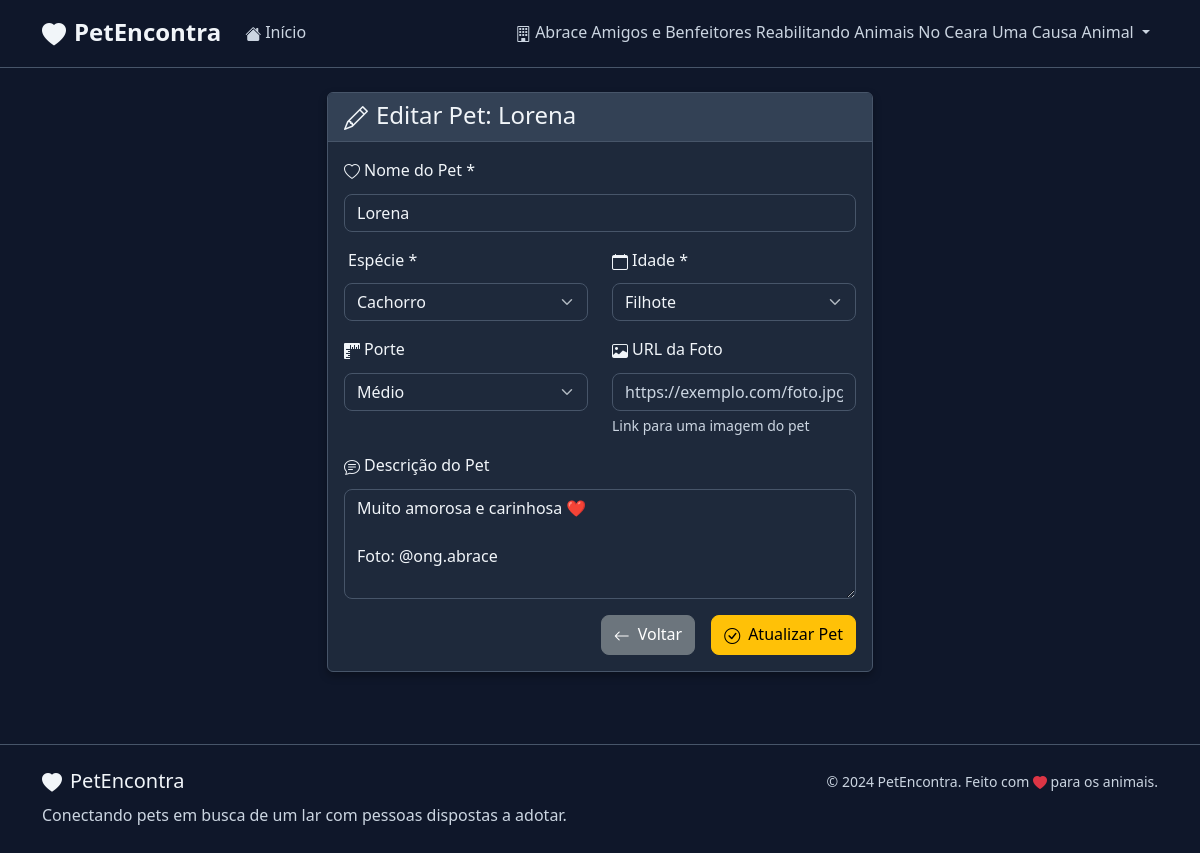
Page /ong/editar-pet/7 (signed in) on the committed database.
### models.py (models this page shows, shortened)
class Ong(UserMixin, db.Model):
    id = db.Column(db.Integer, primary_key=True)
    tipo_pessoa = db.Column(db.String(2), nullable=False, default='PJ')  # 'PF' ou 'PJ'
    nome = db.Column(db.String(100), nullable=False)
    cnpj = db.Column(db.String(18), unique=True, nullable=True)  # Pode ser CPF ou CNPJ
    cpf = db.Column(db.String(14), unique=True, nullable=True)  # Para pessoa física
    email = db.Column(db.String(120), unique=True, nullable=False)
    senha_hash = db.Column(db.String(128), nullable=False)
    endereco = db.Column(db.String(200))
    cidade = db.Column(db.String(100))
    cep = db.Column(db.String(8))
    telefone = db.Column(db.String(15))
    latitude = db.Column(db.Float)
    longitude = db.Column(db.Float)
    data_cadastro = db.Column(db.DateTime, default=datetime.utcnow)
    pets = db.relationship('Pet', backref='ong', lazy=True, cascade='all, delete-orphan')

class Pet(db.Model):
    ESPECIES = ['Cachorro', 'Gato']
    IDADES = ['Filhote', 'Adulto']
    PORTES = ['Pequeno', 'Médio', 'Grande']
    id = db.Column(db.Integer, primary_key=True)
    nome = db.Column(db.String(100), nullable=False)
    especie = db.Column(db.String(20), nullable=False)
    idade = db.Column(db.String(20), nullable=False)
    porte = db.Column(db.String(20))
    descricao = db.Column(db.Text)
    foto_url = db.Column(db.String(200))
    data_cadastro = db.Column(db.DateTime, default=datetime.utcnow)
    adotado = db.Column(db.Boolean, default=False)
    ong_id = db.Column(db.Integer, db.ForeignKey('ong.id'), nullable=False)
    @staticmethod
    def get_especies():
        return Pet.ESPECIES
    @staticmethod
    def get_idades():
        return Pet.IDADES
    @staticmethod
    def get_portes():
        return Pet.PORTES

### app.py (the view, shortened to what this page needs)
@app.route('/ong/editar-pet/<int:pet_id>', methods=['GET', 'POST'])
@login_required
def editar_pet(pet_id):
    pet = Pet.query.get_or_404(pet_id)
    if pet.ong_id != current_user.id:
        flash('Você não tem permissão para editar este pet!', 'error')
        return redirect(url_for('ong_painel'))
    return render_template('editar_pet.html',
                         pet=pet,
                         especies=Pet.get_especies(),
                         idades=Pet.get_idades(),
                         portes=Pet.get_portes())

### app.py (called while the page is built)
@login_manager.user_loader
def load_user(user_id):
    return Ong.query.get(int(user_id))

### templates/editar_pet.html (shortened to what this page needs)
{% extends "base.html" %}
{% block content %}
<div class="container" style="background-color: var(--bg-primary);">
    <div class="row justify-content-center">
        <div class="col-md-8 col-lg-6">
            <div class="card shadow">
                <div class="card-header">
                    <h4 class="mb-0">
                        <i class="bi bi-pencil me-2"></i>Editar Pet: {{ pet.nome }}
                    </h4>
                </div>
                <div class="card-body">
                    <form method="POST">
                        <div class="row">
                            <div class="col-12 mb-3">
                                <label for="nome" class="form-label">
                                    <i class="bi bi-heart me-1"></i>Nome do Pet *
                                </label>
                                <input type="text" class="form-control" id="nome" name="nome"
                                       value="{{ pet.nome }}" required>
                            </div>
                            <div class="col-md-6 mb-3">
                                <label for="especie" class="form-label">
                                    <i class="bi bi-{{ 'dog' if pet.especie == 'Cachorro' else 'cat' }} me-1"></i>Espécie *
                                </label>
                                <select class="form-select" id="especie" name="especie" required>
                                    {% for especie in especies %}
                                        <option value="{{ especie }}" {% if pet.especie == especie %}selected{% endif %}>
                                            {{ especie }}
                                        </option>
                                    {% endfor %}
                                </select>
                            </div>
                            <div class="col-md-6 mb-3">
                                <label for="idade" class="form-label">
                                    <i class="bi bi-calendar me-1"></i>Idade *
                                </label>
                                <select class="form-select" id="idade" name="idade" required>
                                    {% for idade in idades %}
                                        <option value="{{ idade }}" {% if pet.idade == idade %}selected{% endif %}>
                                            {{ idade }}
                                        </option>
                                    {% endfor %}
                                </select>
                            </div>
                            <div class="col-md-6 mb-3">
                                <label for="porte" class="form-label">
                                    <i class="bi bi-rulers me-1"></i>Porte
                                </label>
                                <select class="form-select" id="porte" name="porte">
                                    {% for porte in portes %}
                                        <option value="{{ porte }}" {% if pet.porte == porte %}selected{% endif %}>
                                            {{ porte }}
                                        </option>
                                    {% endfor %}
                                </select>
                            </div>
                            <div class="col-md-6 mb-3">
                                <label for="foto_url" class="form-label">
                                    <i class="bi bi-image me-1"></i>URL da Foto
                                </label>
                                <input type="url" class="form-control" id="foto_url" name="foto_url"
                                       value="{{ pet.foto_url or '' }}"
                                       placeholder="https://exemplo.com/foto.jpg">
                                <div class="form-text">Link para uma imagem do pet</div>
                            </div>
                            <div class="col-12 mb-3">
                                <label for="descricao" class="form-label">
                                    <i class="bi bi-chat-text me-1"></i>Descrição do Pet
                                </label>
                                <textarea class="form-control" id="descricao" name="descricao" rows="4"
                                          placeholder="Conte um pouco sobre o pet: personalidade, comportamento, cuidados especiais...">{{ pet.descricao or '' }}</textarea>
                            </div>
                        </div>
                        <div class="d-grid gap-2 d-md-flex justify-content-md-end">
                            <a href="{{ url_for('ong_painel') }}" class="btn btn-secondary me-md-2">
                                <i class="bi bi-arrow-left me-2"></i>Voltar
                            </a>
                            <button type="submit" class="btn btn-warning">
                                <i class="bi bi-check-circle me-2"></i>Atualizar Pet
                            </button>
                        </div>
                    </form>
                </div>
            </div>
        </div>
    </div>
</div>
{% endblock %}

### templates/base.html (shortened to what this page needs)
<!DOCTYPE html>
<html lang="pt-BR">
<head>
    <link href="https://cdn.jsdelivr.net/npm/bootstrap@5.3.0/dist/css/bootstrap.min.css" rel="stylesheet">
    <link href="https://cdn.jsdelivr.net/npm/bootstrap-dark-5@1.1.3/dist/css/bootstrap-dark.min.css" rel="stylesheet">
    <link rel="stylesheet" href="https://cdn.jsdelivr.net/npm/bootstrap-icons@1.10.0/font/bootstrap-icons.css">
    <link rel="stylesheet" href="{{ url_for('static', filename='css/style.css') }}">
</head>
<body data-bs-theme="dark">
    <nav class="navbar navbar-expand-lg navbar-dark">
        <div class="container">
            <a class="navbar-brand" href="{{ url_for('index') }}">
                <i class="bi bi-heart-fill me-2"></i>PetEncontra
            </a>
            <div class="collapse navbar-collapse" id="navbarNav">
                <ul class="navbar-nav me-auto">
                    <li class="nav-item">
                        <a class="nav-link" href="{{ url_for('index') }}">
                            <i class="bi bi-house-fill me-1"></i>Início
                        </a>
                    </li>
                </ul>
                <ul class="navbar-nav">
                    {% if current_user.is_authenticated %}
                        <li class="nav-item dropdown">
                            <a class="nav-link dropdown-toggle" href="#" role="button" data-bs-toggle="dropdown">
                                <i class="bi bi-building me-1"></i>{{ current_user.nome }}
                            </a>
                        </li>
                    {% endif %}
                </ul>
            </div>
        </div>
    </nav>
    <main class="container-fluid py-4" style="background-color: var(--bg-primary);">
        {% block content %}{% endblock %}
    </main>
    <footer class="py-4 mt-5">
        <div class="container">
            <div class="row">
                <div class="col-md-6">
                    <h5><i class="bi bi-heart-fill me-2"></i>PetEncontra</h5>
                    <p class="mb-0">Conectando pets em busca de um lar com pessoas dispostas a adotar.</p>
                </div>
                <div class="col-md-6 text-md-end">
                    <p class="mb-0">
                        <small>&copy; 2024 PetEncontra. Feito com <i class="bi bi-heart-fill text-danger"></i> para os animais.</small>
                    </p>
                </div>
            </div>
        </div>
    </footer>
</body>
</html>

### static/css/style.css (style rules this page uses)
:root { --primary-color: #6366f1; --secondary-color: #64748b; --success-color: #10b981; --danger-color: #ef4444; --warning-color: #f59e0b; --info-color: #06b6d4; --light-color: #1e293b; --dark-color: #f1f5f9; --bg-primary: #0f172a; --bg-secondary: #1e293b; --bg-tertiary: #334155; --text-primary: #f1f5f9; --text-secondary: #cbd5e1; --border-color: #475569; }
body { font-family: 'Segoe UI', Tahoma, Geneva, Verdana, sans-serif; line-height: 1.6; color: var(--text-primary); background-color: var(--bg-primary); min-height: 100vh; }
.container, .container-fluid { background-color: transparent; }
main { background-color: transparent; }
.btn { border-radius: 8px; font-weight: 500; transition: all 0.3s ease; }
.navbar { background-color: var(--bg-primary) !important; border-bottom: 1px solid var(--border-color); }
.navbar-brand { font-weight: 700; font-size: 1.5rem; color: var(--text-primary) !important; }
.navbar-nav .nav-link { font-weight: 500; transition: color 0.3s ease; color: var(--text-secondary) !important; }
footer { margin-top: auto; background-color: var(--bg-primary) !important; border-top: 1px solid var(--border-color); }
footer h5 { color: var(--text-primary); }
footer p { color: var(--text-secondary); }
.form-control, .form-select { border-radius: 8px; border: 1px solid var(--border-color); background-color: var(--bg-secondary); color: var(--text-primary); transition: border-color 0.3s ease, box-shadow 0.3s ease; }
.form-control::placeholder { color: var(--text-secondary); }
.form-label { color: var(--text-primary); }
.form-text { color: var(--text-secondary); }
.card { background-color: var(--bg-secondary); border: 1px solid var(--border-color); color: var(--text-primary); box-shadow: 0 2px 4px rgba(0, 0, 0, 0.2); }
.card.shadow { box-shadow: 0 4px 8px rgba(0, 0, 0, 0.3) !important; }
.card-header { background-color: var(--bg-tertiary); border-bottom: 1px solid var(--border-color); color: var(--text-primary); }
.card-header h3, .card-header h4, .card-header h5 { color: var(--text-primary); margin: 0; }
.card-body { color: var(--text-primary); }
.bi { vertical-align: -0.125em; }
a { text-decoration: none; transition: color 0.3s ease; }

### rows in the picture
Ong: nome "Abrace Amigos e Benfeitores Reabilitando Animais No Ceara Uma Causa Animal"
Pet: nome "Lorena", especie "Cachorro", idade "Filhote", porte "Médio", descricao "Muito amorosa e carinhosa ❤️ Foto: @ong.abrace"
